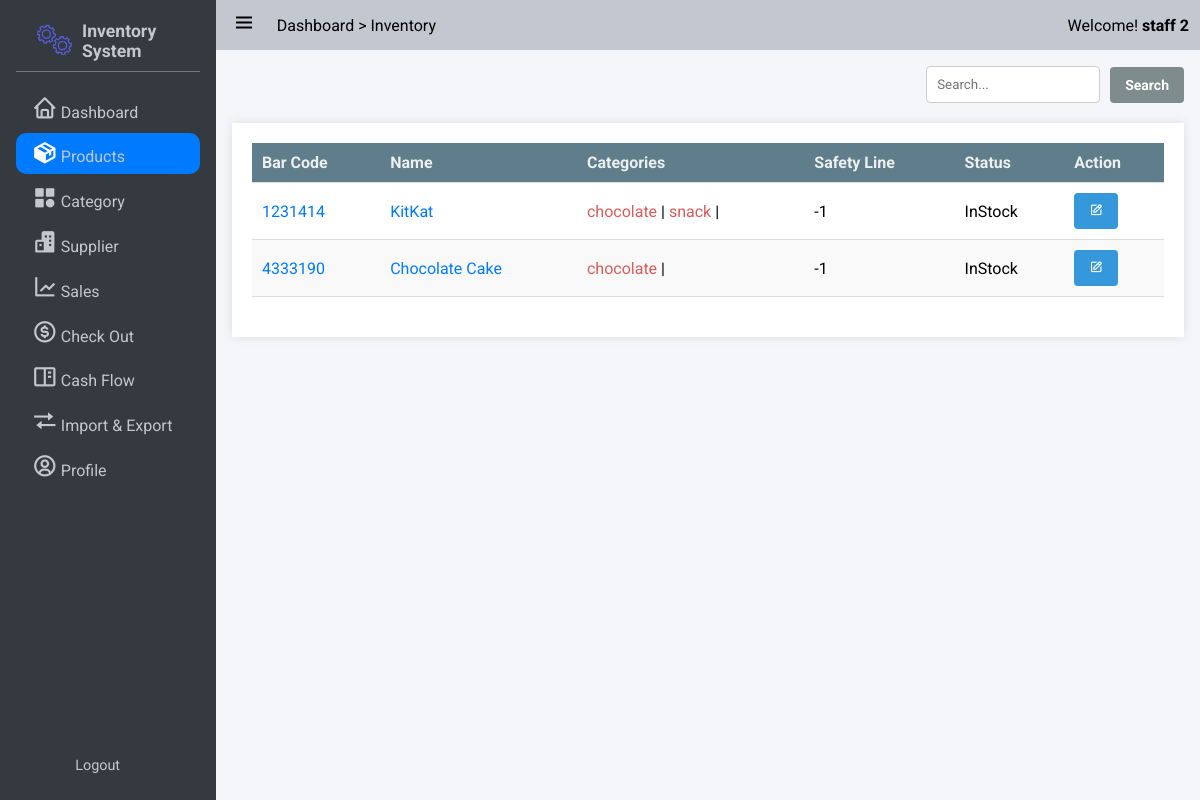
The app's page /products/ (signed in) with its own data.
### app/models/user.py (models this page shows, shortened)
class User(UserMixin,db.Model):
    __tablename__ = 'users'
    id = db.Column(db.Integer, primary_key=True)
    StaffID = db.Column(db.String,unique = True)
    First_Name = db.Column(db.String(100, collation='NOCASE'), nullable=False, server_default='')
    Last_Name = db.Column(db.String(100, collation='NOCASE'), nullable=False, server_default='')
    Email = db.Column(db.String(50), unique=True, nullable=False)
    Password = db.Column(db.String(80), nullable=False)
    pins = db.Column(db.Integer)
    roles = db.relationship('Role', secondary='user_roles')
    active = db.Column('is_active', db.Boolean(), nullable=False, server_default='1')
    Email_Confirmed_At = db.Column(db.DateTime())
    Last_Login = db.Column(db.DateTime())

### app/models/product.py (models this page shows, shortened)
class Product(db.Model):
    id = db.Column(db.Integer, nullable=False, primary_key=True)
    BarCode = db.Column(db.BigInteger,nullable=False)
    Name = db.Column(db.String, nullable=False)
    Safety_quantity = db.Column(db.Integer,nullable=False)
    Status = db.Column(db.String, nullable=False) # "NotAvailable","OutOfStock","InStock"
    Inventories = db.relationship('Inventory',backref='product',lazy=True)  # Improved loading
    Categories = db.relationship('Category',secondary=product_category, backref=db.backref('products', lazy=True), lazy='subquery')

### app/models/category.py (models this page shows, shortened)
class Category(db.Model):
    id = db.Column(db.Integer, nullable=False, primary_key=True)
    Name = db.Column(db.String, nullable=False)

### app/product/product_routers.py (the view)
@bp.route('/',methods=["GET"])
@login_required
def index():
    page = request.args.get('page', 1, type=int)
    per_page = request.args.get('per_page', 10, type=int)
    query = request.args.get('query','')
    form = CreateProductForm()
    categories = Category.query.all()
    if query:
        products = Product.query.filter(
            db.or_(Product.BarCode.ilike(f'%{query}%'), Product.Name.ilike(f'%{query}%'))
        ).paginate(per_page=per_page, page=page, error_out=True)
    else:
        products = Product.query.paginate(per_page=per_page, page=page, error_out=True)
    categories = Category.query.all()
    return render_template('product/product.html', products=products,categories=categories,form=form)

### app/product/product_routers.py
class CreateProductForm(FlaskForm):
    name = StringField('Name', validators=[InputRequired()])
    barcode = IntegerField('BarCode', validators=[InputRequired()])
    safety_quantity_custom = BooleanField('Custom Set Line')
    safety_quantity = IntegerField('Safety Quantity', validators=[Optional()])
    status = SelectField('Status', choices=[('NotAvailable', 'Not Available'), ('OutOfStock', 'Out of Stock'), ('InStock', 'In Stock')], default='NotAvailable')
    categories = SelectMultipleField('Categories', choices=[], coerce=int)
    def __init__(self, *args, **kwargs):
        super(CreateProductForm, self).__init__(*args, **kwargs)
        self.categories.choices = [(category.id, category.Name) for category in Category.query.all()]

### app/auth.py (called while the page is built)
@login_manager.user_loader
def load_user(user_id):
    return User.query.get(int(user_id))

### app/templates/product/product.html (shortened to what this page needs)
{% extends 'base.html' %}
{% block css_style %}
<link rel="stylesheet" href="{{url_for('static',filename='css/flex.css')}}">
<link rel="stylesheet" href="{{url_for('static',filename='css/grid.css')}}">
<link rel="stylesheet" href="{{url_for('static',filename='css/table.css')}}">
<link rel="stylesheet" href="{{url_for('static',filename='css/form.css')}}">
<link rel="stylesheet" href="{{url_for('static',filename='css/modal.css')}}">
{% endblock %}
{% block nav_inventory %}active{% endblock %}
{% block content %}
<div class="flex flex-between-center">
    <div class="">
        <form action="{{url_for("product.search_product")}}" method="get" class="flex flex-start-center">
            <input type="text" id="" name="query" placeholder="Search..." style="margin: 0 10px 0 0;">
            <button class="button gray" type="submit">Search</button>
        </form>
    </div>
</div>
<div class="table-container ">
    <table class="">
        <thead>
            <tr>
                <th>Bar Code</th>
                <th>Name</th>
                <th>Categories</th>
                <th>Safety Line </th>
                <th>Status </th>
                <th>Action</th>
            </tr>
        </thead>
        <tbody>
            {% for product in products %}
            <tr>
                <form method="POST" action="{{url_for('product.quick_edit',barcode = product.BarCode)}}"
                    style="display: inline-block;">
                    <td>
                        <span><a href="{{url_for('product.get_product',barcode = product.BarCode)}}">{{ product.BarCode
                                }}</a></span>
                    </td>
                    <td>
                        <span><a href="{{url_for('product.get_product',barcode = product.BarCode)}}">{{ product.Name
                                }}</a></span>
                    </td>
                    <td>
                        {{display_categories(product)}}
                    </td>
                    <td>
                        <span>{{ product.Safety_quantity }}</span>
                    </td>
                    <td>
                        <span>{{ product.Status }}</span>
                    </td>
                    <td>
                        <button type="button" class="button info" id="edit" href="javascript:;"><i
                                class='bx bx-edit'></i></button>
                </form>
            </tr>
            {% endfor %}
        </tbody>
    </table>
</div>
{% endblock %}
{% macro display_categories(product) %}
<span>
    {% for category in product.Categories %}
    <a href="{{url_for('product.products_by_category',category_name = category.Name)}}"
        style="text-decoration: none; color: #dd5b5b">
        {{ category.Name }}
    </a>
    |
    {% endfor %}
</span>
{% endmacro %}

### app/templates/base.html (shortened to what this page needs)
<!DOCTYPE html>
<html lang="en">
<head>
    <link rel="stylesheet" href="{{url_for('static',filename='css/button.css')}}">
    <link rel="stylesheet" href="{{url_for('static',filename='css/style.css')}}">
    <link rel="stylesheet" href="{{url_for('static',filename='css/responsive.css')}}">
    <link rel="stylesheet" href="{{url_for('static',filename='css/cards.css')}}">
    <link rel="stylesheet" href="{{url_for('static',filename='css/preloader.css')}}">
    <link href='https://unpkg.com/boxicons@2.1.4/css/boxicons.min.css' rel='stylesheet'>
    {% block css_style %}{% endblock %}
</head>
<body>
    <div class="wrapper">
        <aside class="opened" id="aside">
            <div class="sidebar">
                <div class="brand-items">
                    <div class="brand-logo">
                        <img src="{{url_for('static',filename='/img/gear-loader.gif')}}" alt="" class="brand-img">
                        <h3>Inventory System</h3>
                    </div>
                </div>
                <div class="menu-bar">
                    <div class="menu">
                        <ul class="menu-links">
                            <li class="menu-link {% block nav_dashboard %}{% endblock %}"><i class='nav-icon bx bx-home'></i><a href="{{ url_for('dashboard') }}">Dashboard</a></li>
                            <li class="menu-link {% block nav_inventory %}{% endblock %}"><i class='nav-icon bx bxs-package'></i><a href="{{ url_for('product.index') }}">Products</a></li>
                            <li class="menu-link {% block nav_category %}{% endblock %}"><i class='nav-icon bx bxs-category' ></i><a href="{{ url_for('category.index') }}">Category</a></li>
                            <li class="menu-link {% block nav_supplier %}{% endblock %}"><i class='nav-icon bx bxs-buildings' ></i><a href="{{ url_for('supplier.index') }}">Supplier</a></li>
                            <li class="menu-link {% block nav_report %}{% endblock %}"><i class='nav-icon bx bx-line-chart' ></i><a href="{{ url_for('sale.sales_index') }}">Sales</a></li>
                            <li class="menu-link {% block nav_checkout %}{% endblock %}"><i class='nav-icon bx bx-dollar-circle' ></i><a href="{{ url_for('sale.show_checkout_page') }}">Check Out</a></li>
                            <li class="menu-link {% block nav_cashflow %}{% endblock %}"><i class='nav-icon bx bx-book-content'></i><a href="{{url_for('cashflow.index')}}">Cash Flow</a></li>
                            <li class="menu-link {% block nav_ImExport %}{% endblock %}"><i class='nav-icon bx bx-transfer'></i><a href="{{url_for('main.imexport_overview')}}">Import & Export</a></li>
                            <li class="menu-link {% block nav_profile %}{% endblock %}"><i class='nav-icon bx bx-user-circle'></i><a href="{{url_for('user.get_staff',id=current_user.id)}}">Profile</a></li>
                        </ul>
                    </div>
                    <div class="bottom-content">
                        <li class="menu-link"><a href="{{url_for('auth.logout')}}">Logout</a></li>
                    </div>
                </div>
            </div>
        </aside>
       <div class="main">
            <header class="main-header">
                <div class="left-nav">
                    <div class="menu-burger">
                        <i class='bx bx-menu '></i>
                    </div>
                    <p>Dashboard > Inventory</p>
                </div>
                <div class="right-nav flex flex-center-center">
                    <span>Welcome! <b>{{current_user.Last_Name + ' ' + current_user.First_Name}}</b></span>
                </div>
            </header>
            <div class="main-container">
                    {% block content %} {% endblock %}
            </div>
        </div>
    </div>
    </body>
    </html>

### app/static/css/button.css (style rules this page uses)
:root { --primary-color: #3498db; --secondary-color: #2ecc71; --accent-color: #e74c3c; --background-color: #ecf0f1; --link-color: #2980b9; --border-color: #bdc3c7; --success-color: #27ae60; --warning-color: #f39c12; --error-color: #c0392b; --info-color: #3498db; --dark-color: #34495e; --light-color: #ecf0f1; --gray-color: #7f8c8d; --purple-color: #9b59b6; --pink-color: #e91e63; --teal-color: #009688; --orange-color: #e67e22; --brown-color: #795548; --cyan-color: #00bcd4; --indigo-color: #3f51b5; --lime-color: #cddc39; --amber-color: #ffc107; --deep-purple-color: #673ab7; --deep-orange-color: #ff5722; --light-green-color: #8bc34a; --blue-gray-color: #607d8b; --yellow-color: #ffeb3b; }
.button { display: inline-block; padding: 10px 15px; font-size: 14px; font-weight: bold; text-align: center; text-decoration: none; color: #fff; border: none; border-radius: 4px; cursor: pointer; transition: background-color 0.3s ease; }
.info { background-color: var(--info-color); color: #fff; }
.gray { background-color: var(--gray-color); color: #fff; }

### app/static/css/style.css (style rules this page uses)
:root { --text-color:#212529; --text-color-grey:#c2c7d0; --text-color-dark-grey:#898989; --main-color:#007bff; --main-color-hover:#228dff; --second-color:; --second-color-hover:; --white-color:#fff; --bg-color-dark:#343a40; --bg-color-second-light:#dee2e6; --bg-color-light:#f4f6f9; --toggle-color:#ddd; --red-color:#dc3545; --dark-yellow-color:#ffc107; --yellow-color:#ffc107; --sidebar-width:18%; }
* { font-family: 'Roboto', sans-serif; margin: 0; padding: 0; box-sizing: border-box; scrollbar-width: none; }
a { text-decoration: none; color: var(--main-color); }
ul,li { list-style: none; }
img { width: 100%; object-fit: cover; }
body { width: 100vw; height: 100vh; background: #e9ecef; position: relative; }
.wrapper { height: 100vh; width: 100vw; display: flex; overflow: hidden; }
input { padding: 10px; box-sizing: border-box; border: 1px solid #ccc; border-radius: 4px; }
aside { position: relative; width: 15px; height: 100vh; background: var(--bg-color-dark); transition: margin-left .3s ease-in-out .3s ease-in-out; overflow-x: hidden; overflow-y: hidden; z-index: 999; color: var(--text-color-grey); transition:width 0.3s linear; }
aside.opened { width: var(--sidebar-width); }
.sidebar { padding: 0.625rem 1rem; height: 100%; }
.sidebar li { margin-bottom: .2rem; padding: .5rem 1rem; align-items: flex-end; display: flex; border-radius: 10px; }
.brand-items { display: flex; align-items: center; justify-content: space-between; padding: 0.5rem 1rem; border-bottom: rgba(255, 255, 255, 0.3) 1px solid ; }
.brand-items img { width: 50px; object-fit: cover; padding: 0 5px 0 0; }
.brand-logo { display: flex; align-items: center; }
.brand-logo h3 { font-size: 1.1rem; }
.menu-bar { height: calc(100% - 4rem); display: flex; flex-direction: column; justify-content: space-between; }
.menu-links { margin-top: 1rem; }
.menu-link.active { background: var(--main-color); color: var(--white-color); transition: .05s ease-in-out .03s; }
.menu-link .nav-icon { text-align: center; margin-right: .2rem; font-size: 1.6rem; width: 1.6rem; }
.menu-link a { color: var(--text-color-grey); }
.bottom-content { display: flex; align-items: center; justify-content: space-between; flex-wrap: nowrap; padding: .2em 1em; font-size: 0.9rem; }
.main { width: calc(100% - var(--sidebar-width)); height: 100%; background: var(--bg-color-light); transition: width .3s ease-in; }
.main-header { position: relative; padding: .7rem .7rem; display: flex; justify-content: space-between; background: var(--text-color-grey); }
.left-nav { display: flex; align-items: center; }
.menu-burger { font-size: 1.8rem; }
.left-nav .menu-burger { padding: 0 0.3rem; margin-right: 1rem; font-size: 1.5rem; cursor: pointer; }
.main-container { padding: 1rem 1rem 4rem 1rem; overflow: scroll; height: 100%; }

### app/static/css/flex.css (style rules this page uses)
.flex { display: flex; }
.flex-start-center { justify-content: flex-start; align-items: center; }
.flex-center-center { justify-content: center; align-items: center; }
.flex-between-center { justify-content: space-between; align-items: center; }

### app/static/css/form.css (style rules this page uses)
form { margin: 0; padding: 0; border: 0; }
form input[type="text"], form input[type="email"], form input[type="password"], form input[type="number"], form input[type="date"], form select, form textarea { width: 100%; padding: 10px; margin-bottom: 15px; box-sizing: border-box; border: 1px solid #ccc; border-radius: 4px; }

### records on screen
User: Last_Name+First_Name "staff 2"
Product: BarCode "1231414", Name "KitKat", Safety_quantity "-1", Status "InStock"
Category: Name "chocolate"
Category: Name "snack"
Product: BarCode "4333190", Name "Chocolate Cake", Safety_quantity "-1", Status "InStock"
